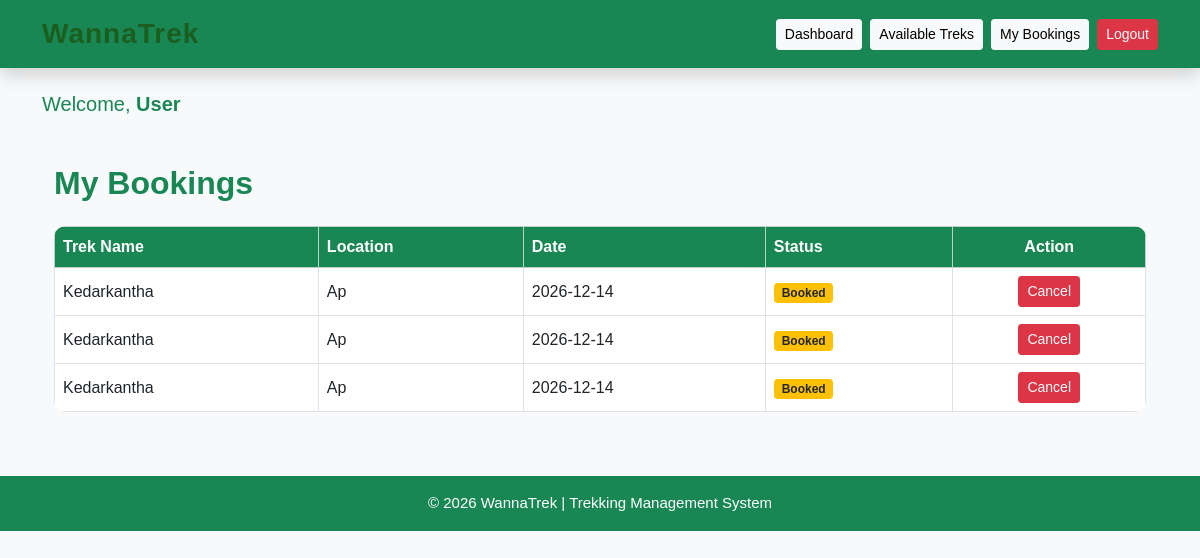
/user/bookings (signed in), run on the app's committed database.
### applications/models.py (models this page shows)
class Booking(db.Model):
    __tablename__ = "bookings"
    id = db.Column(db.Integer, primary_key=True)
    user_id = db.Column(db.Integer, db.ForeignKey("users.id"), nullable=False)
    trek_id = db.Column(db.Integer, db.ForeignKey("treks.id"), nullable=False)
    booking_date = db.Column(db.Date, nullable=False)
    status = db.Column(db.String(20), default="Booked")
    user = db.relationship("User", backref="bookings")
    trek = db.relationship("Trek", backref="bookings")

class Trek(db.Model):
    __tablename__ = "treks"
    id = db.Column(db.Integer, primary_key=True)
    name = db.Column(db.String(100), nullable=False)
    location = db.Column(db.String(100), nullable=False)
    difficulty = db.Column(db.String(20), nullable=False)
    date = db.Column(db.Date, nullable=False)
    slots = db.Column(db.Integer, nullable=False)
    status = db.Column(db.String(20), default="Open")
    assigned_staff_id = db.Column(db.Integer, db.ForeignKey("users.id"))
    assigned_staff = db.relationship("User", backref="assigned_treks")

### applications/routes/dashboard.py (the view)
@dashboard.route("/user/bookings")
def my_bookings():
    if "user_id" not in session:
        return redirect(url_for("auth.login"))
    if session["role"] != "user":
        return "Access Denied"
    bookings = Booking.query.filter_by(
        user_id=session["user_id"]
    ).all()
    return render_template(
        "my_bookings.html",
        bookings=bookings
    )

### applications/templates/my_bookings.html (shortened to what this page needs)
{% extends "base.html" %}
{% block content %}
<div class="container mt-5">
    <h2 class="fw-bold text-success mb-4">
        My Bookings
    </h2>
    {% if bookings %}
    <div class="table-responsive">
        <table class="table table-bordered table-hover align-middle">
            <thead class="table-success">
                <tr>
                    <th>Trek Name</th>
                    <th>Location</th>
                    <th>Date</th>
                    <th>Status</th>
                    <th class="text-center">Action</th>
                </tr>
            </thead>
            <tbody>
                {% for booking in bookings %}
                <tr>
                    <td>{{ booking.trek.name }}</td>
                    <td>{{ booking.trek.location }}</td>
                    <td>{{ booking.trek.date }}</td>
                    <td>
                        {% if booking.status == "Confirmed" %}
                            <span class="badge bg-success">
                                Confirmed
                            </span>
                        {% elif booking.status == "Cancelled" %}
                            <span class="badge bg-danger">
                                Cancelled
                            </span>
                        {% else %}
                            <span class="badge bg-warning text-dark">
                                {{ booking.status }}
                            </span>
                        {% endif %}
                    </td>
                    <td class="text-center">
                        {% if booking.status != "Cancelled" %}
                        <a href="{{ url_for('dashboard.cancel_booking', booking_id=booking.id) }}"
                           class="btn btn-danger btn-sm"
                           onclick="return confirm('Are you sure you want to cancel this booking?')">
                            Cancel
                        </a>
                        {% else %}
                        <span class="text-muted">
                            —
                        </span>
                        {% endif %}
                    </td>
                </tr>
                {% endfor %}
            </tbody>
        </table>
    </div>
    {% else %}
    <div class="alert alert-info">
        You haven't booked any treks yet.
    </div>
    {% endif %}
</div>
{% endblock %}

### applications/static/css/style.css (style rules this page uses)
body { font-family: Arial, Helvetica, sans-serif; margin: 0; background-color: #f5f5f5; color: #333; }
.btn { transition: all .3s ease; }
.table { background: white; border-radius: 12px; overflow: hidden; }
.table th { background: #198754; color: white; }

### data on the page
Booking: trek.name "Kedarkantha", trek.location "Ap", trek "2026-12-14", status "Booked"
Booking: trek.name "Kedarkantha", trek.location "Ap", trek "2026-12-14", status "Booked"
Booking: trek.name "Kedarkantha", trek.location "Ap", trek "2026-12-14", status "Booked"

### other printed values
{{ session.get("role").capitalize() }} "User"
